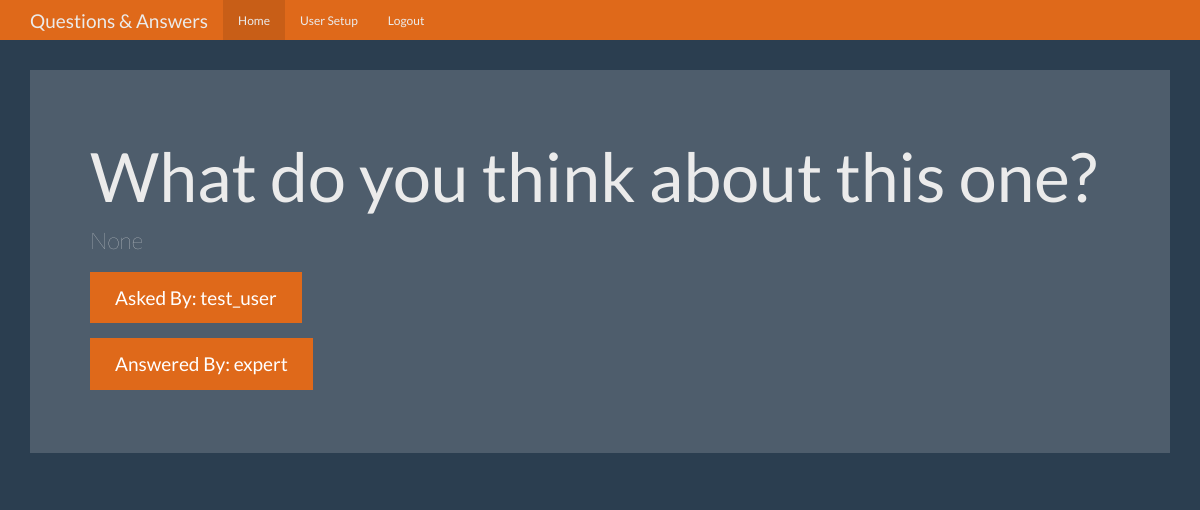
Page /question/2 (signed in) on the committed database.
### tables this page shows
CREATE TABLE questions(
  id integer primary key autoincrement,
  question_text text not null,
  answer_text text,
  asked_by_id integer not null,
  expert_id integer not null
);

CREATE TABLE users(
  id integer primary key autoincrement,
  name text not null,
  password text not null,
  expert boolean not null,
  admin boolean not null
);

### app.py (the view)
@app.route('/question/<question_id>')
def question(question_id):
  user = get_current_user()
  db = get_db()
  question_cur = db.execute('''select questions.question_text,
                                questions.answer_text,
                                askers.name as asker_name,
                                experts.name as expert_name
                            from questions
                              join users as askers on questions.asked_by_id = askers.id
                              join users as experts on questions.expert_id = experts.id
                            where questions.id = ?''',
                            [question_id])
  question_results = question_cur.fetchone()
  return render_template('question.html', user=user, question=question_results)

### app.py (called while the page is built)
def get_current_user():
  user_result = None
  if 'user' in session:
    user = session['user']
    db = get_db()
    user_cur = db.execute('select id, name, password, expert, admin from users where name = ?', [user])
    user_result = user_cur.fetchone()
  return user_result

### database.py (called while the page is built)
def connect_db():
  sql = sqlite3.connect('./question.db')
  sql.row_factory = sqlite3.Row
  return sql

def get_db():
  if not hasattr(g, 'sqlite_db'):
    g.sqlite_db = connect_db()
  return g.sqlite_db

### templates/question.html (shortened to what this page needs)
<!DOCTYPE html>
<html lang="en">
  <head>
    <link href="{{ url_for('static', filename='bootstrap.min.css') }}" rel="stylesheet">
    <link href="{{url_for('static', filename='theme.css') }}" rel="stylesheet">
  </head>
  <body>
    <nav class="navbar navbar-inverse navbar-fixed-top">
      <div class="container">
        <div class="navbar-header">
          <a class="navbar-brand" href="#">Questions & Answers</a>
        </div>
        <div id="navbar" class="navbar-collapse collapse">
          <ul class="nav navbar-nav">
            <li class="active"><a href="{{ url_for('index') }}">Home</a></li>
            {% if user and user['admin'] == 1 %}
            <li><a href="{{ url_for('users') }}">User Setup</a></li>
            {% endif %}
            {% if user %}
            <li><a href="{{ url_for('logout') }}">Logout</a></li>
            {% endif %}
          </ul>
        </div>
      </div>
    </nav>
    <div class="container theme-showcase" role="main">
      <div class="jumbotron">
        <h1>{{ question['question_text'] }}</h1>
        <p>{{ question['answer_text'] }}</p>
        <p><a class="btn btn-primary btn-lg">Asked By: {{ question['asker_name'] }}</a></p>
        <p><a class="btn btn-primary btn-lg">Answered By: {{ question['expert_name'] }}</a></p>
      </div>
    </div>
  </body>
</html>

### static/theme.css (style rules this page uses)
body { padding-top: 70px; padding-bottom: 30px; }

### rows in the picture
questions: question_text "What do you think about this one?"
users: asker_name "test_user"
users: expert_name "expert"

### other values in the picture
{{ question['answer_text'] }} "None"
